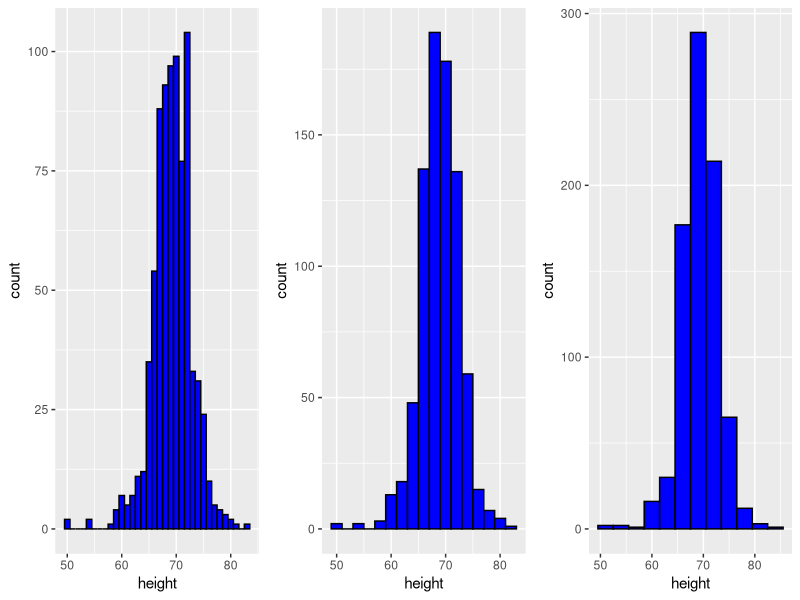

The R source for this figure:
# load heights data
library(tidyverse)
library(dslabs)
library(gridExtra)

data(heights)

# define p
p <- heights %>%
  filter(sex == "Male") %>%
  ggplot(aes(x = height))

# basic histograms
# basic QQ-plot
p <- heights %>% filter(sex == "Male") %>%
  ggplot(aes(sample = height))# define plots p1, p2, p3
p <- heights %>% filter(sex == "Male") %>% ggplot(aes(x = height))
p1 <- p + geom_histogram(binwidth = 1, fill = "blue", col = "black")
p2 <- p + geom_histogram(binwidth = 2, fill = "blue", col = "black")
p3 <- p + geom_histogram(binwidth = 3, fill = "blue", col = "black")
grid.arrange(p1, p2, p3, ncol = 3)
